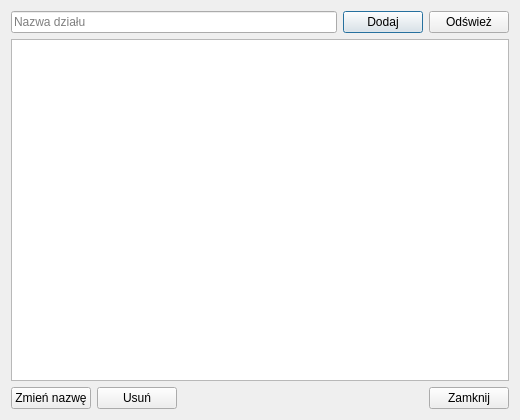
<?xml version="1.0" encoding="UTF-8"?>
<ui version="4.0">
 <class>DepartmentDialog</class>
 <widget class="QDialog" name="DepartmentDialog">
  <property name="geometry">
   <rect>
    <x>0</x>
    <y>0</y>
    <width>520</width>
    <height>420</height>
   </rect>
  </property>
  <property name="windowTitle">
   <string>Działy</string>
  </property>
  <layout class="QVBoxLayout" name="verticalLayout">
   <item>
    <layout class="QHBoxLayout" name="addLayout">
     <item>
      <widget class="QLineEdit" name="departmentNameEdit">
       <property name="placeholderText">
        <string>Nazwa działu</string>
       </property>
      </widget>
     </item>
     <item>
      <widget class="QPushButton" name="addDepartmentButton">
       <property name="text">
        <string>Dodaj</string>
       </property>
      </widget>
     </item>
     <item>
      <widget class="QPushButton" name="refreshButton">
       <property name="text">
        <string>Odśwież</string>
       </property>
      </widget>
     </item>
    </layout>
   </item>
   <item>
    <widget class="QTableView" name="departmentsTableView"/>
   </item>
   <item>
    <layout class="QHBoxLayout" name="bottomLayout">
        <item>
         <widget class="QPushButton" name="renameButton">
            <property name="text">
             <string>Zmień nazwę</string>
            </property>
         </widget>
        </item>
        <item>
         <widget class="QPushButton" name="deleteButton">
            <property name="text">
             <string>Usuń</string>
            </property>
         </widget>
        </item>
     <item>
      <spacer name="horizontalSpacer">
       <property name="orientation">
        <enum>Qt::Horizontal</enum>
       </property>
       <property name="sizeHint" stdset="0">
        <size>
         <width>40</width>
         <height>20</height>
        </size>
       </property>
      </spacer>
     </item>
     <item>
      <widget class="QPushButton" name="closeButton">
       <property name="text">
        <string>Zamknij</string>
       </property>
      </widget>
     </item>
    </layout>
   </item>
  </layout>
 </widget>
 <resources/>
 <connections/>
</ui>
